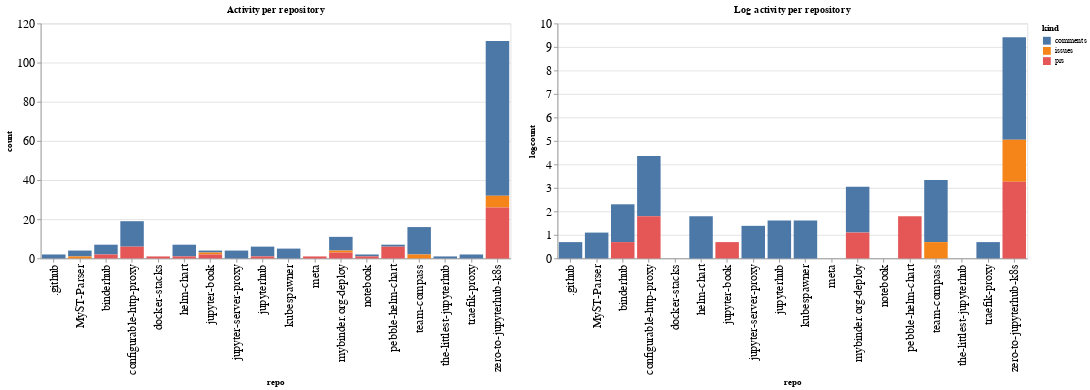

The cell this chart's notebook holds for it:
### Code cell
ch1 = alt.Chart(repo_summaries, width=600, title="Activity per repository").mark_bar().encode(
    x='repo',
    y='count',
    color='kind',
    tooltip="kind"
)

ch2 = alt.Chart(repo_summaries, width=600, title="Log activity per repository").mark_bar().encode(
    x='repo',
    y='logcount',
    color='kind',
    tooltip="kind"
)

ch1 | ch2

### Figure 1 — Vega-Lite specification as saved in the notebook (floating-point values rounded to 4 significant figures)
{"config": {"axisLeft": {"labelFontSize": 15}, "axisBottom": {"labelFontSize": 15}}, "hconcat": [{"mark": "bar", "encoding": {"color": {"type": "nominal", "field": "kind"}, "tooltip": {"type": "nominal", "field": "kind"}, "x": {"type": "nominal", "field": "repo"}, "y": {"type": "quantitative", "field": "count"}}, "title": "Activity per repository", "width": 600}, {"mark": "bar", "encoding": {"color": {"type": "nominal", "field": "kind"}, "tooltip": {"type": "nominal", "field": "kind"}, "x": {"type": "nominal", "field": "repo"}, "y": {"type": "quantitative", "field": "logcount"}}, "title": "Log activity per repository", "width": 600}], "data": {"name": "data-3f343bed5bcfc946f16aa1c6dd9929dc"}, "$schema": "https://vega.github.io/schema/vega-lite/v4.8.1.json", "datasets": {"data-3f343bed5bcfc946f16aa1c6dd9929dc": [{"repo": ".github", "kind": "comments", "count": 2, "logcount": 0.6931}, {"repo": "MyST-Parser", "kind": "comments", "count": 3, "logcount": 1.099}, {"repo": "MyST-Parser", "kind": "issues", "count": 1, "logcount": 0.0}, {"repo": "binderhub", "kind": "comments", "count": 5, "logcount": 1.609}, {"repo": "binderhub", "kind": "prs", "count": 2, "logcount": 0.6931}, {"repo": "configurable-http-proxy", "kind": "comments", "count": 13, "logcount": 2.565}, {"repo": "configurable-http-proxy", "kind": "prs", "count": 6, "logcount": 1.792}, {"repo": "docker-stacks", "kind": "prs", "count": 1, "logcount": 0.0}, {"repo": "helm-chart", "kind": "comments", "count": 6, "logcount": 1.792}, {"repo": "helm-chart", "kind": "prs", "count": 1, "logcount": 0.0}, {"repo": "jupyter-book", "kind": "comments", "count": 1, "logcount": 0.0}, {"repo": "jupyter-book", "kind": "issues", "count": 1, "logcount": 0.0}, {"repo": "jupyter-book", "kind": "prs", "count": 2, "logcount": 0.6931}, {"repo": "jupyter-server-proxy", "kind": "comments", "count": 4, "logcount": 1.386}, {"repo": "jupyterhub", "kind": "comments", "count": 5, "logcount": 1.609}, {"repo": "jupyterhub", "kind": "prs", "count": 1, "logcount": 0.0}, {"repo": "kubespawner", "kind": "comments", "count": 5, "logcount": 1.609}, {"repo": "meta", "kind": "prs", "count": 1, "logcount": 0.0}, {"repo": "mybinder.org-deploy", "kind": "comments", "count": 7, "logcount": 1.946}, {"repo": "mybinder.org-deploy", "kind": "issues", "count": 1, "logcount": 0.0}, {"repo": "mybinder.org-deploy", "kind": "prs", "count": 3, "logcount": 1.099}, {"repo": "notebook", "kind": "comments", "count": 1, "logcount": 0.0}, {"repo": "notebook", "kind": "prs", "count": 1, "logcount": 0.0}, {"repo": "pebble-helm-chart", "kind": "comments", "count": 1, "logcount": 0.0}, {"repo": "pebble-helm-chart", "kind": "prs", "count": 6, "logcount": 1.792}, {"repo": "team-compass", "kind": "comments", "count": 14, "logcount": 2.639}, {"repo": "team-compass", "kind": "issues", "count": 2, "logcount": 0.6931}, {"repo": "the-littlest-jupyterhub", "kind": "comments", "count": 1, "logcount": 0.0}, {"repo": "traefik-proxy", "kind": "comments", "count": 2, "logcount": 0.6931}, {"repo": "zero-to-jupyterhub-k8s", "kind": "comments", "count": 79, "logcount": 4.369}, {"repo": "zero-to-jupyterhub-k8s", "kind": "issues", "count": 6, "logcount": 1.792}, {"repo": "zero-to-jupyterhub-k8s", "kind": "prs", "count": 26, "logcount": 3.258}]}}
